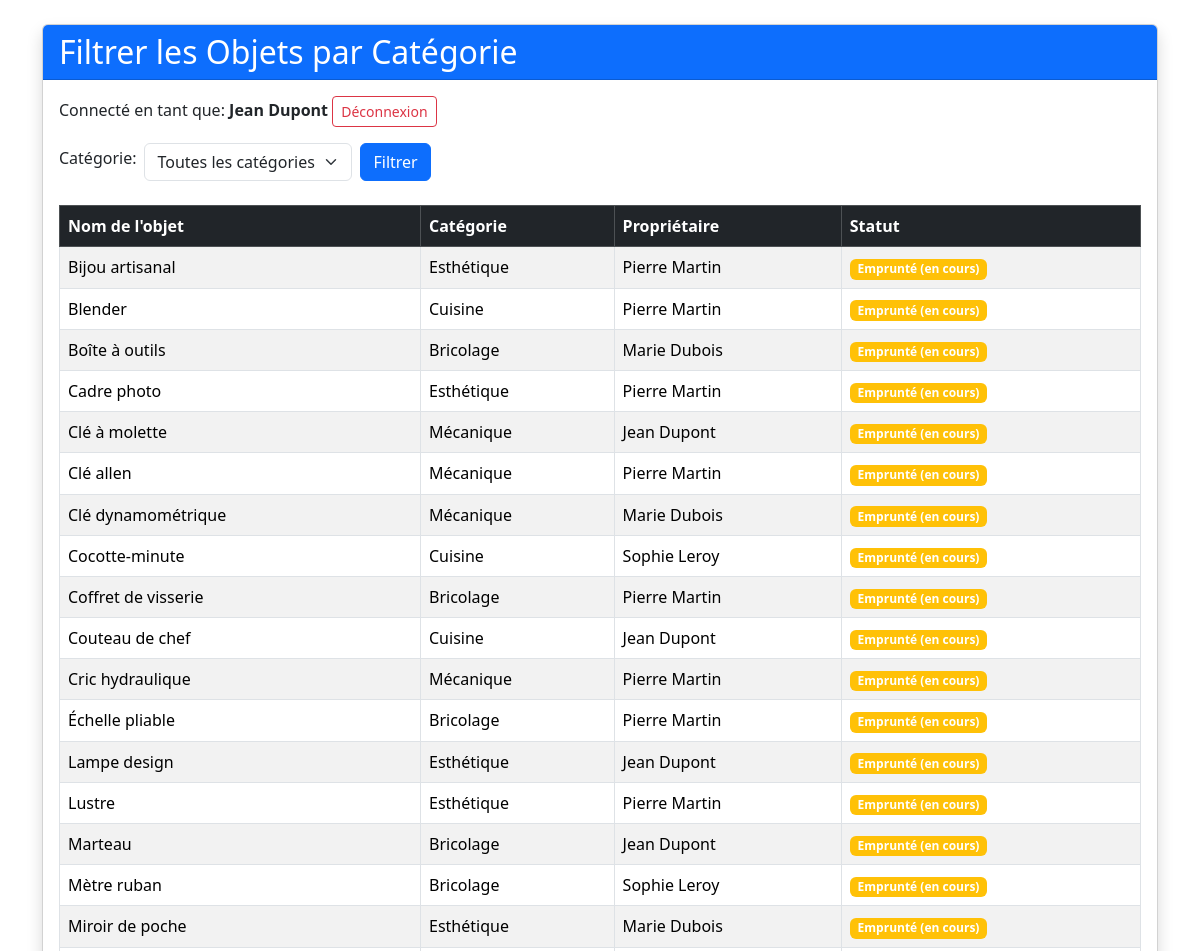
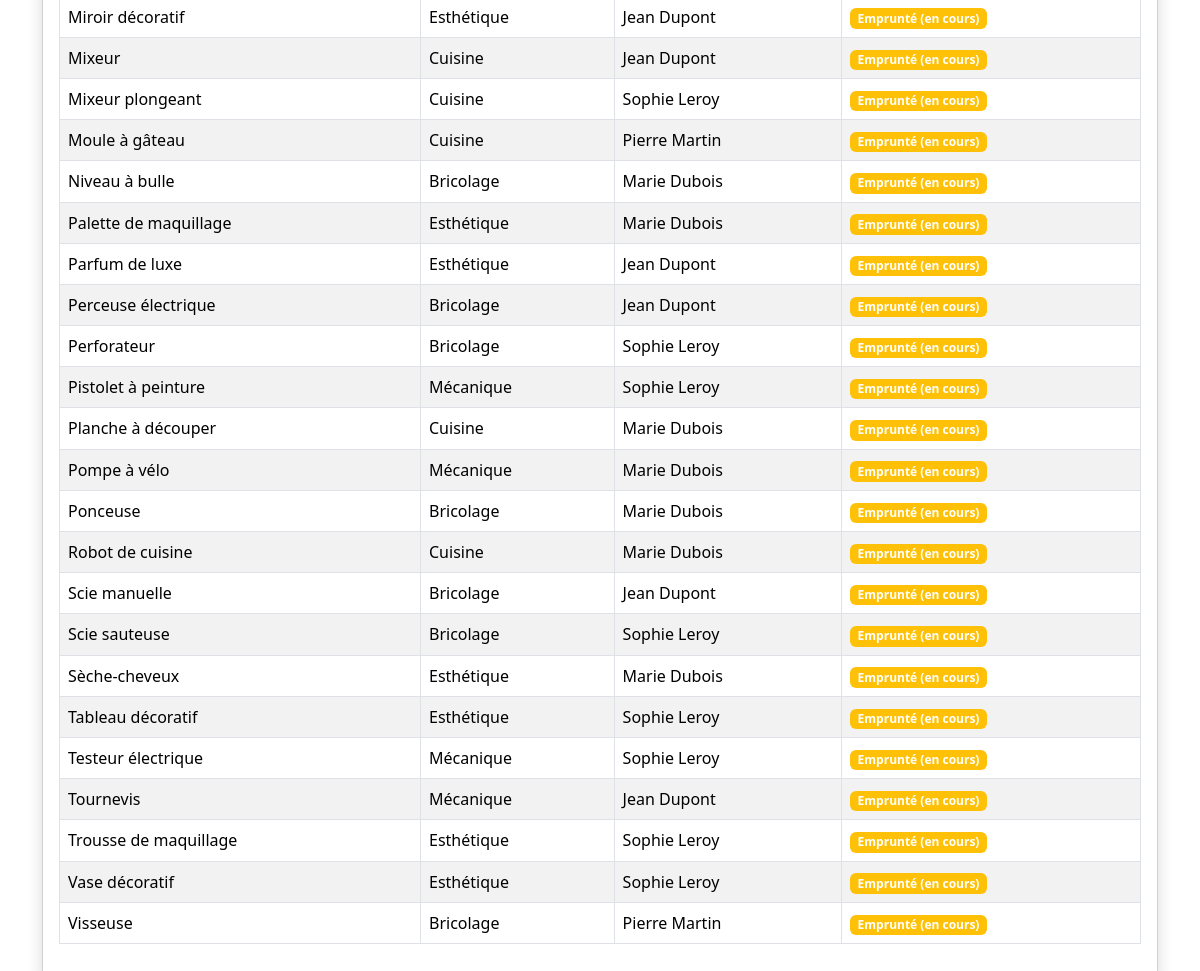
The app's page /page/filtre.php (signed in) with its own data (2 pictures, top to bottom).
### tables this page shows
CREATE TABLE objet (
    id_objet INT PRIMARY KEY AUTO_INCREMENT,
    nom_objet VARCHAR(100) NOT NULL,
    id_categorie INT,
    id_membre INT,
    FOREIGN KEY (id_categorie) REFERENCES categorie_objet(id_categorie),
    FOREIGN KEY (id_membre) REFERENCES membre(id_membre)
);

CREATE TABLE categorie_objet (
    id_categorie INT PRIMARY KEY AUTO_INCREMENT,
    nom_categorie VARCHAR(100) NOT NULL
);

CREATE TABLE membre (
    id_membre INT PRIMARY KEY AUTO_INCREMENT,
    nom VARCHAR(100) NOT NULL,
    date_de_naissance DATE,
    genre VARCHAR(25),
    email VARCHAR(255) UNIQUE NOT NULL,
    ville VARCHAR(100),
    mdp VARCHAR(255) NOT NULL,
    image_profil VARCHAR(255)
);

### inc/function.php (called while the page is built, shortened)
<?php
function filtrerParCategorie($id_categorie, $conn) {
    $query = "
        SELECT
            o.id_objet,
            o.nom_objet,
            c.nom_categorie,
            m.nom AS proprietaire,
            e.date_retour
        FROM objet o
        LEFT JOIN categorie_objet c ON o.id_categorie = c.id_categorie
        LEFT JOIN membre m ON o.id_membre = m.id_membre
        LEFT JOIN emprunt e ON o.id_objet = e.id_objet AND e.date_retour IS NULL
        WHERE o.id_categorie = ? OR ? IS NULL
        ORDER BY o.nom_objet
    ";
    $stmt = mysqli_prepare($conn, $query);
    $id_categorie = empty($id_categorie) ? null : $id_categorie;
    mysqli_stmt_bind_param($stmt, "ii", $id_categorie, $id_categorie);
    mysqli_stmt_execute($stmt);
    $result = mysqli_stmt_get_result($stmt);
    $objets = [];
    while ($row = mysqli_fetch_assoc($result)) {
        $objets[] = $row;
    }
    return $objets;
}
?>

### page/filtre.php (the view, shortened to what this page needs)
<?php
require_once '../inc/function.php';
$conn = dbconnect();
$id_categorie = filter_input(INPUT_POST, 'id_categorie', FILTER_VALIDATE_INT) ?: null;
$objets = filtrerParCategorie($id_categorie, $conn);
?>
<!DOCTYPE html>
<html lang="en">
<head>
    <link href="../assets/css/bootstrap.min.css" rel="stylesheet">
</head>
<body>
    <div class="container mt-4">
        <div class="card shadow">
            <div class="card-header bg-primary text-white">
                <h2 class="mb-0">Filtrer les Objets par Catégorie</h2>
            </div>
            <div class="card-body">
                <p>Connecté en tant que: <strong><?php echo htmlspecialchars($_SESSION['nom']); ?></strong>
                    <a href="logout.php" class="btn btn-outline-danger btn-sm">Déconnexion</a>
                </p>
                <form action="filtre.php" method="post" class="mb-4">
                    <div class="row g-2 align-items-center">
                        <div class="col-auto">
                            <label for="id_categorie" class="form-label">Catégorie:</label>
                        </div>
                        <div class="col-auto">
                            <select name="id_categorie" id="id_categorie" class="form-select">
                                <option value="">Toutes les catégories</option>
                            </select>
                        </div>
                        <div class="col-auto">
                            <button type="submit" class="btn btn-primary">Filtrer</button>
                        </div>
                    </div>
                </form>
                <?php if ($objets === false): ?>
                    <div class="alert alert-danger" role="alert">
                        Erreur lors du chargement des objets.
                    </div>
                <?php elseif (empty($objets)): ?>
                    <div class="alert alert-info" role="alert">
                        Aucun objet trouvé pour cette catégorie.
                    </div>
                <?php else: ?>
                    <div class="table-responsive">
                        <table class="table table-striped table-bordered">
                            <thead class="table-dark">
                                <tr>
                                    <th>Nom de l'objet</th>
                                    <th>Catégorie</th>
                                    <th>Propriétaire</th>
                                    <th>Statut</th>
                                </tr>
                            </thead>
                            <tbody>
                                <?php foreach ($objets as $objet): ?>
                                    <tr>
                                        <td><?php echo htmlspecialchars($objet['nom_objet']); ?></td>
                                        <td><?php echo htmlspecialchars($objet['nom_categorie'] ?: 'Non catégorisé'); ?></td>
                                        <td><?php echo htmlspecialchars($objet['proprietaire']); ?></td>
                                        <td>
                                            <?php
                                            if ($objet['date_retour'] === null && $objet['id_objet'] !== null) {
                                                echo '<span class="badge bg-warning">Emprunté (en cours)</span>';
                                            } else {
                                                echo '<span class="badge bg-success">Disponible</span>';
                                            }
                                            ?>
                                        </td>
                                    </tr>
                                <?php endforeach; ?>
                            </tbody>
                        </table>
                    </div>
                <?php endif; ?>
            </div>
        </div>
    </div>
</body>
</html>

### records on screen
objet: nom_objet "Bijou artisanal", id_categorie.nom_categorie "Esthétique", id_membre.nom "Pierre Martin", shows "Emprunté (en cours)"
objet: nom_objet "Blender", id_categorie.nom_categorie "Cuisine", id_membre.nom "Pierre Martin", shows "Emprunté (en cours)"
objet: nom_objet "Boîte à outils", id_categorie.nom_categorie "Bricolage", id_membre.nom "Marie Dubois", shows "Emprunté (en cours)"
objet: nom_objet "Cadre photo", id_categorie.nom_categorie "Esthétique", id_membre.nom "Pierre Martin", shows "Emprunté (en cours)"
objet: nom_objet "Clé à molette", id_categorie.nom_categorie "Mécanique", id_membre.nom "Jean Dupont", shows "Emprunté (en cours)"
objet: nom_objet "Clé allen", id_categorie.nom_categorie "Mécanique", id_membre.nom "Pierre Martin", shows "Emprunté (en cours)"
objet: nom_objet "Clé dynamométrique", id_categorie.nom_categorie "Mécanique", id_membre.nom "Marie Dubois", shows "Emprunté (en cours)"
objet: nom_objet "Cocotte-minute", id_categorie.nom_categorie "Cuisine", id_membre.nom "Sophie Leroy", shows "Emprunté (en cours)"
objet: nom_objet "Coffret de visserie", id_categorie.nom_categorie "Bricolage", id_membre.nom "Pierre Martin", shows "Emprunté (en cours)"
objet: nom_objet "Couteau de chef", id_categorie.nom_categorie "Cuisine", id_membre.nom "Jean Dupont", shows "Emprunté (en cours)"
objet: nom_objet "Cric hydraulique", id_categorie.nom_categorie "Mécanique", id_membre.nom "Pierre Martin", shows "Emprunté (en cours)"
objet: nom_objet "Échelle pliable", id_categorie.nom_categorie "Bricolage", id_membre.nom "Pierre Martin", shows "Emprunté (en cours)"
objet: nom_objet "Lampe design", id_categorie.nom_categorie "Esthétique", id_membre.nom "Jean Dupont", shows "Emprunté (en cours)"
objet: nom_objet "Lustre", id_categorie.nom_categorie "Esthétique", id_membre.nom "Pierre Martin", shows "Emprunté (en cours)"
objet: nom_objet "Marteau", id_categorie.nom_categorie "Bricolage", id_membre.nom "Jean Dupont", shows "Emprunté (en cours)"
objet: nom_objet "Mètre ruban", id_categorie.nom_categorie "Bricolage", id_membre.nom "Sophie Leroy", shows "Emprunté (en cours)"
objet: nom_objet "Miroir de poche", id_categorie.nom_categorie "Esthétique", id_membre.nom "Marie Dubois", shows "Emprunté (en cours)"
objet: nom_objet "Miroir décoratif", id_categorie.nom_categorie "Esthétique", id_membre.nom "Jean Dupont", shows "Emprunté (en cours)"
objet: nom_objet "Mixeur", id_categorie.nom_categorie "Cuisine", id_membre.nom "Jean Dupont", shows "Emprunté (en cours)"
objet: nom_objet "Mixeur plongeant", id_categorie.nom_categorie "Cuisine", id_membre.nom "Sophie Leroy", shows "Emprunté (en cours)"
objet: nom_objet "Moule à gâteau", id_categorie.nom_categorie "Cuisine", id_membre.nom "Pierre Martin", shows "Emprunté (en cours)"
objet: nom_objet "Niveau à bulle", id_categorie.nom_categorie "Bricolage", id_membre.nom "Marie Dubois", shows "Emprunté (en cours)"
objet: nom_objet "Palette de maquillage", id_categorie.nom_categorie "Esthétique", id_membre.nom "Marie Dubois", shows "Emprunté (en cours)"
objet: nom_objet "Parfum de luxe", id_categorie.nom_categorie "Esthétique", id_membre.nom "Jean Dupont", shows "Emprunté (en cours)"
objet: nom_objet "Perceuse électrique", id_categorie.nom_categorie "Bricolage", id_membre.nom "Jean Dupont", shows "Emprunté (en cours)"
objet: nom_objet "Perforateur", id_categorie.nom_categorie "Bricolage", id_membre.nom "Sophie Leroy", shows "Emprunté (en cours)"
objet: nom_objet "Pistolet à peinture", id_categorie.nom_categorie "Mécanique", id_membre.nom "Sophie Leroy", shows "Emprunté (en cours)"
objet: nom_objet "Planche à découper", id_categorie.nom_categorie "Cuisine", id_membre.nom "Marie Dubois", shows "Emprunté (en cours)"
objet: nom_objet "Pompe à vélo", id_categorie.nom_categorie "Mécanique", id_membre.nom "Marie Dubois", shows "Emprunté (en cours)"
objet: nom_objet "Ponceuse", id_categorie.nom_categorie "Bricolage", id_membre.nom "Marie Dubois", shows "Emprunté (en cours)"
objet: nom_objet "Robot de cuisine", id_categorie.nom_categorie "Cuisine", id_membre.nom "Marie Dubois", shows "Emprunté (en cours)"
objet: nom_objet "Scie manuelle", id_categorie.nom_categorie "Bricolage", id_membre.nom "Jean Dupont", shows "Emprunté (en cours)"
objet: nom_objet "Scie sauteuse", id_categorie.nom_categorie "Bricolage", id_membre.nom "Sophie Leroy", shows "Emprunté (en cours)"
objet: nom_objet "Sèche-cheveux", id_categorie.nom_categorie "Esthétique", id_membre.nom "Marie Dubois", shows "Emprunté (en cours)"
objet: nom_objet "Tableau décoratif", id_categorie.nom_categorie "Esthétique", id_membre.nom "Sophie Leroy", shows "Emprunté (en cours)"
objet: nom_objet "Testeur électrique", id_categorie.nom_categorie "Mécanique", id_membre.nom "Sophie Leroy", shows "Emprunté (en cours)"
objet: nom_objet "Tournevis", id_categorie.nom_categorie "Mécanique", id_membre.nom "Jean Dupont", shows "Emprunté (en cours)"
objet: nom_objet "Trousse de maquillage", id_categorie.nom_categorie "Esthétique", id_membre.nom "Sophie Leroy", shows "Emprunté (en cours)"
objet: nom_objet "Vase décoratif", id_categorie.nom_categorie "Esthétique", id_membre.nom "Sophie Leroy", shows "Emprunté (en cours)"
objet: nom_objet "Visseuse", id_categorie.nom_categorie "Bricolage", id_membre.nom "Pierre Martin", shows "Emprunté (en cours)"

### other values on screen
$_SESSION['nom'] "Jean Dupont"
